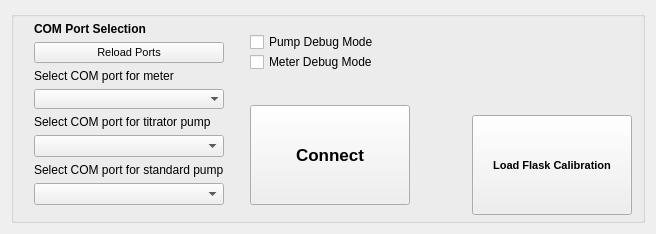
        <widget class="QWidget" name="tab_Settings">
         <attribute name="title">
          <string>Settings</string>
         </attribute>
         <layout class="QHBoxLayout" name="horizontalLayout">
          <item>
           <widget class="QGroupBox" name="horizontalGroupBox_2">
            <layout class="QHBoxLayout" name="horizontalLayout_2">
             <property name="leftMargin">
              <number>10</number>
             </property>
             <property name="topMargin">
              <number>5</number>
             </property>
             <property name="rightMargin">
              <number>10</number>
             </property>
             <property name="bottomMargin">
              <number>5</number>
             </property>
             <item>
              <layout class="QVBoxLayout" name="verticalLayout_4">
               <property name="leftMargin">
                <number>10</number>
               </property>
               <property name="topMargin">
                <number>0</number>
               </property>
               <property name="rightMargin">
                <number>10</number>
               </property>
               <property name="bottomMargin">
                <number>10</number>
               </property>
               <item>
                <widget class="QLabel" name="label_12">
                 <property name="font">
                  <font>
                   <bold>true</bold>
                  </font>
                 </property>
                 <property name="text">
                  <string>COM Port Selection</string>
                 </property>
                </widget>
               </item>
               <item>
                <widget class="QPushButton" name="pushButton_reload">
                 <property name="font">
                  <font>
                   <pointsize>8</pointsize>
                   <bold>false</bold>
                  </font>
                 </property>
                 <property name="text">
                  <string>Reload Ports</string>
                 </property>
                </widget>
               </item>
               <item>
                <widget class="QLabel" name="label_5">
                 <property name="text">
                  <string>Select COM port for meter</string>
                 </property>
                 <property name="alignment">
                  <set>Qt::AlignmentFlag::AlignBottom|Qt::AlignmentFlag::AlignLeading|Qt::AlignmentFlag::AlignLeft</set>
                 </property>
                </widget>
               </item>
               <item>
                <widget class="QComboBox" name="comboBox_meter">
                 <property name="currentText">
                  <string/>
                 </property>
                 <property name="currentIndex">
                  <number>-1</number>
                 </property>
                 <property name="frame">
                  <bool>false</bool>
                 </property>
                </widget>
               </item>
               <item>
                <widget class="QLabel" name="label_6">
                 <property name="layoutDirection">
                  <enum>Qt::LayoutDirection::LeftToRight</enum>
                 </property>
                 <property name="autoFillBackground">
                  <bool>false</bool>
                 </property>
                 <property name="text">
                  <string>Select COM port for titrator pump</string>
                 </property>
                 <property name="alignment">
                  <set>Qt::AlignmentFlag::AlignBottom|Qt::AlignmentFlag::AlignLeading|Qt::AlignmentFlag::AlignLeft</set>
                 </property>
                </widget>
               </item>
               <item>
                <widget class="QComboBox" name="comboBox_pump"/>
               </item>
               <item>
                <widget class="QLabel" name="label_7">
                 <property name="minimumSize">
                  <size>
                   <width>0</width>
                   <height>0</height>
                  </size>
                 </property>
                 <property name="text">
                  <string>Select COM port for standard pump</string>
                 </property>
                 <property name="scaledContents">
                  <bool>false</bool>
                 </property>
                 <property name="alignment">
                  <set>Qt::AlignmentFlag::AlignBottom|Qt::AlignmentFlag::AlignLeading|Qt::AlignmentFlag::AlignLeft</set>
                 </property>
                 <property name="margin">
                  <number>2</number>
                 </property>
                </widget>
               </item>
               <item>
                <widget class="QComboBox" name="comboBox_standard"/>
               </item>
              </layout>
             </item>
             <item>
              <layout class="QVBoxLayout" name="verticalLayout_5">
               <property name="spacing">
                <number>0</number>
               </property>
               <property name="sizeConstraint">
                <enum>QLayout::SizeConstraint::SetFixedSize</enum>
               </property>
               <property name="leftMargin">
                <number>10</number>
               </property>
               <property name="topMargin">
                <number>10</number>
               </property>
               <property name="rightMargin">
                <number>10</number>
               </property>
               <property name="bottomMargin">
                <number>10</number>
               </property>
               <item>
                <widget class="QCheckBox" name="checkBox_pumpDebug">
                 <property name="toolTip">
                  <string>Enable debug output for pump operations</string>
                 </property>
                 <property name="text">
                  <string>Pump Debug Mode</string>
                 </property>
                </widget>
               </item>
               <item>
                <widget class="QCheckBox" name="checkBox_meterDebug">
                 <property name="text">
                  <string>Meter Debug Mode</string>
                 </property>
                </widget>
               </item>
               <item alignment="Qt::AlignmentFlag::AlignBottom">
                <widget class="QPushButton" name="pushButton_connect">
                 <property name="minimumSize">
                  <size>
                   <width>160</width>
                   <height>100</height>
                  </size>
                 </property>
                 <property name="font">
                  <font>
                   <pointsize>13</pointsize>
                   <bold>true</bold>
                  </font>
                 </property>
                 <property name="text">
                  <string>Connect</string>
                 </property>
                </widget>
               </item>
              </layout>
             </item>
             <item>
              <widget class="QFrame" name="frame">
               <property name="frameShape">
                <enum>QFrame::Shape::StyledPanel</enum>
               </property>
               <property name="frameShadow">
                <enum>QFrame::Shadow::Raised</enum>
               </property>
              </widget>
             </item>
             <item>
              <spacer name="horizontalSpacer_5">
               <property name="orientation">
                <enum>Qt::Orientation::Horizontal</enum>
               </property>
               <property name="sizeHint" stdset="0">
                <size>
                 <width>40</width>
                 <height>20</height>
                </size>
               </property>
              </spacer>
             </item>
             <item alignment="Qt::AlignmentFlag::AlignBottom">
              <widget class="QPushButton" name="pushButton_flask">
               <property name="minimumSize">
                <size>
                 <width>160</width>
                 <height>100</height>
                </size>
               </property>
               <property name="baseSize">
                <size>
                 <width>0</width>
                 <height>100</height>
                </size>
               </property>
               <property name="font">
                <font>
                 <pointsize>8</pointsize>
                 <bold>true</bold>
                </font>
               </property>
               <property name="text">
                <string>Load Flask Calibration</string>
               </property>
              </widget>
             </item>
            </layout>
           </widget>
          </item>
         </layout>
        </widget>
